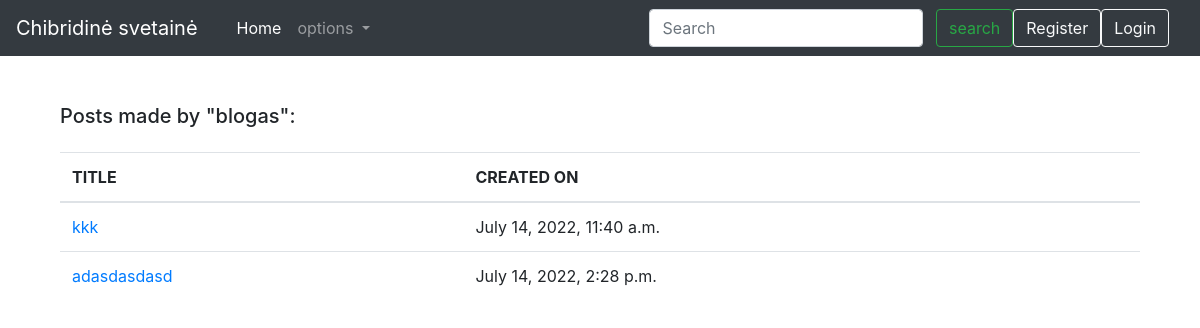
Page /authors/3 on the committed database.
### ciongo_posts/models.py (models this page shows, shortened)
class Post(models.Model):
    title = models.CharField(max_length=200)
    author = models.ForeignKey(User, on_delete=models.SET_NULL, null=True, related_name='n_authors')
    tag = models.ManyToManyField(Tag, related_name='n_tags')
    content = HTMLField(max_length=20000, null=True, blank=True)
    date_created = models.DateTimeField(auto_now_add=True ,null =True)
    post_image = models.ImageField(null=True, blank=True, upload_to='uploads')

### ciongo_posts/views.py (the view)
# urls.py: path('authors/<int:author_id>', views.author, name = 'author'),
def author(request, author_id):
    single_author = get_object_or_404(User, id=author_id)
    return render(request, 'author.html',context= {'author': single_author})

### ciongo_posts/templates/author.html (shortened to what this page needs)
{% extends "base.html" %}
{% block content %}
<br>
    <div class="container author">
    <h5>Posts made by "{{ author }}":</h5>
    <div class="table-responsive mt-4 mb-5">
        <table class="table table-hover">
            <thead>
                <tr class="text-left">
                    <th>TITLE</th>
                    <th>CREATED ON</th>
                </tr>
            </thead>
            {% for post in author.n_authors.all %}
            <body>
                <tr>
                    <td><a href="{% url 'blog' post.pk %}">{{ post.title }}</a></td>
                    <td>{{ post.date_created }}</td>
                </tr>
            </body>
            {% endfor%}
        </table>
    </div>
{% endblock %}

### rows in the picture
Post: title "kkk", date_created "July 14, 2022, 11:40 a.m."
Post: title "adasdasdasd", date_created "July 14, 2022, 2:28 p.m."

### other values in the picture
{{ author }} "blogas"
